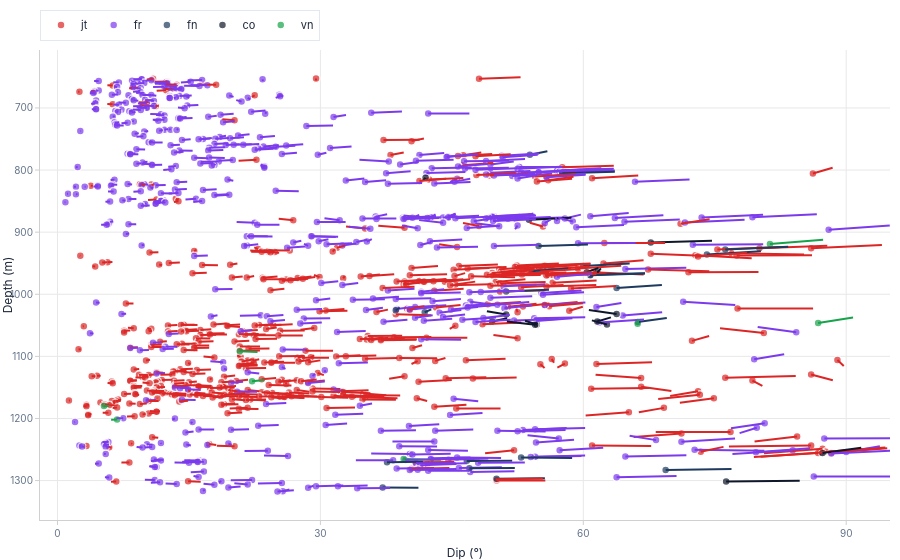

Write notebook code for a chart like this one.
### Markdown cell above
### Tadpole — Structural Dip & Azimuth

Each measurement is plotted as a circle at `(dip, depth)`. The tail length scales with dip magnitude and its direction encodes azimuth clockwise from North.

### Code cell
# Pick the hole with the most measurements that have both dip and azimuth values
tadpole_hole = (
    struct_df[struct_df["dip"].notna() & struct_df["azimuth"].notna()]
    [HOLE_ID].value_counts().index[0]
)
df_struct_hole = struct_df[struct_df[HOLE_ID] == tadpole_hole]

print(f"Hole: {tadpole_hole}  |  {len(df_struct_hole)} measurements with dip & azimuth")
print(df_struct_hole[["depth", "dip", "azimuth", "alpha", "beta"]].head())

fig = plot_tadpole_log(
    df=df_struct_hole,
    md_col="depth",
    dip_col="dip",
    az_col="azimuth",
    color_by="defect",
)

fig.show()
